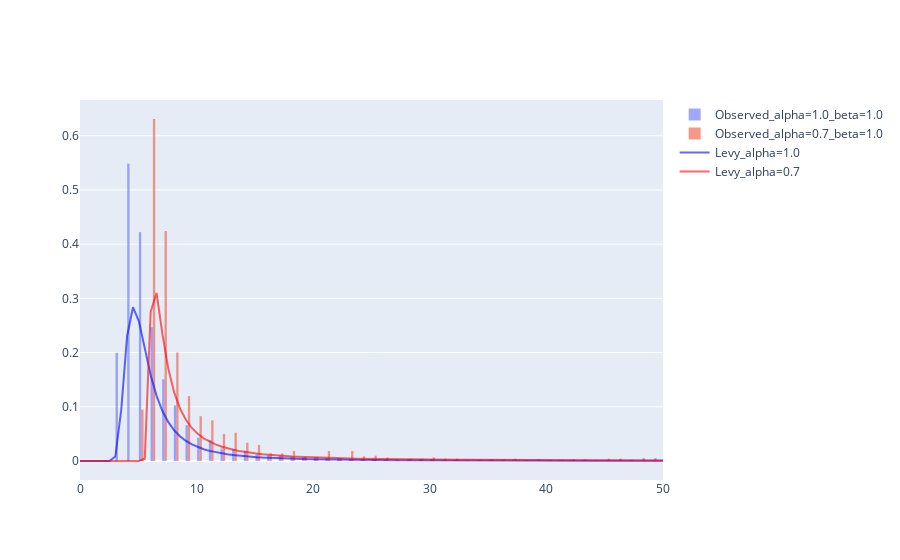

Notebook cell for this chart:
### Code cell
# PLot histogram
fig_met_df_4 = go.Figure()

# Histogram step-length Levy_2d_df_1
## start - Add your code here
fig_met_df_4.add_trace(go.Histogram(x=SL_LF_1.SL, 
                                    histnorm="probability density", 
                                    xbins=dict(start=0, end=50, size=0.5), 
                                    name="Observed_alpha=1.0_beta=1.0",
                                    opacity=0.6))
## end - Add your code here


# Histogram step-length Levy_2d_df_7
## start - Add your code here
fig_met_df_4.add_trace(go.Histogram(x=SL_LF_7.SL, 
                                    histnorm="probability density", 
                                    xbins=dict(start=0, end=50, size=0.5), 
                                    name="Observed_alpha=0.7_beta=1.0",
                                    opacity=0.6))    
## end - Add your code here


# Add origin distributions
## start - Add your code here
resolution = 200
aux_domain_levy = np.linspace(0, 50, resolution)
levy_pdf_1 = np.array([levy_stable.pdf(i, alpha=1.0, beta=1.0, loc=5.0) for i in aux_domain_levy])
levy_pdf_7 = np.array([levy_stable.pdf(i, alpha=0.7, beta=1.0, loc=5.0) for i in aux_domain_levy])

fig_met_df_4.add_trace(go.Scatter(x = aux_domain_levy,
                                       y = levy_pdf_1,
                                       marker = dict(size=2),
                                       line = dict(width=2, color="blue"),
                                       mode = "lines",
                                       name = "Levy_alpha=1.0",
                                       showlegend = True, 
                                       opacity = 0.6))

fig_met_df_4.add_trace(go.Scatter(x = aux_domain_levy,
                                       y = levy_pdf_7,
                                       marker = dict(size=2),
                                       line = dict(width=2, color="red"),
                                       mode = "lines",
                                       name = "Levy_alpha=0.7",
                                       showlegend = True,
                                       opacity = 0.6))    
## end - Add your code here


fig_met_df_4.show()
